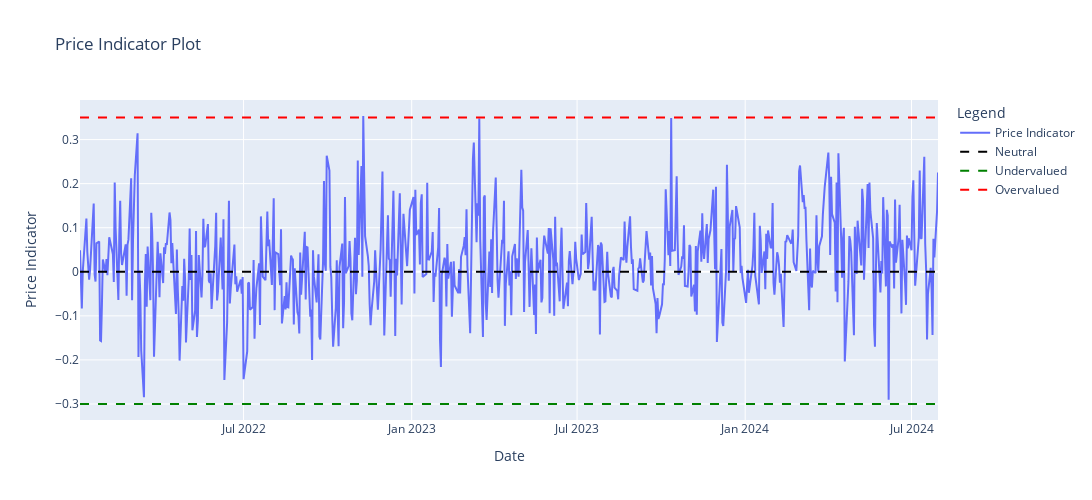

Notebook code for this chart:
### Markdown cell above
In this trading strategy, we define dynamic thresholds to classify the model's price predictions as undervalued or overvalued. These thresholds help generate trading signals based on the forecasted price movements:

+ **Lower Threshold** (-0.3): When the price indicator falls below this level, the asset is considered undervalued, signaling a potential buy opportunity.
+ **Upper Threshold** (0.35): When the price indicator rises above this level, the asset is considered overvalued, signaling a potential sell or hold decision.

These specific threshold values are not arbitrary. They were chosen with the goal of maximizing the Sharpe ratio, which measures risk-adjusted returns, while also minimizing maximum drawdown, a metric that reflects the largest loss from a peak to a trough in the strategy's performance. This optimization helps ensure that the trading strategy not only delivers profitable returns but also manages risk effectively.

### Code cell
# Plot price and indicator
fig = make_subplots()

# Add the Price Indicator line to the plot
fig.add_trace(go.Scatter(x=gold.index, y=gold['Price_indicator'], mode='lines', name='Price Indicator'))

# Define dynamic thresholds for indicators
lower_threshold = -0.3  # Threshold for Undervalued
upper_threshold = 0.35   # Threshold for Overvalued

# Add horizontal lines for Neutral, Undervalued, and Overvalued indicators
fig.add_trace(go.Scatter(x=[gold.index.min(), gold.index.max()], y=[0, 0], 
                         mode='lines', line=dict(color='black', dash='dash'), name='Neutral'))

fig.add_trace(go.Scatter(x=[gold.index.min(), gold.index.max()], y=[lower_threshold, lower_threshold], 
                         mode='lines', line=dict(color='green', dash='dash'), name='Undervalued'))

fig.add_trace(go.Scatter(x=[gold.index.min(), gold.index.max()], y=[upper_threshold, upper_threshold], 
                         mode='lines', line=dict(color='red', dash='dash'), name='Overvalued'))

# Update layout with titles and dimensions
fig.update_layout(
    title='Price Indicator Plot',
    xaxis_title='Date',
    yaxis_title='Price Indicator',
    legend_title='Legend',
    autosize=False,
    width=1100,
    height=500
)

# Display the plot
fig.show()

### Figure 1 — Plotly figure (JSON) as saved in the notebook; plotly's stock layout.template omitted (floating-point values rounded to 4 significant figures; data arrays with more than 128 entries replaced by an {"elided": "..."} marker saying what was removed)
{"data": [{"mode": "lines", "name": "Price Indicator", "type": "scatter", "x": {"elided": "646 str values"}, "y": {"elided": "646 float values"}}, {"line": {"color": "black", "dash": "dash"}, "mode": "lines", "name": "Neutral", "type": "scatter", "x": ["2022-01-03T00:00:00", "2024-07-30T00:00:00"], "y": [0, 0]}, {"line": {"color": "green", "dash": "dash"}, "mode": "lines", "name": "Undervalued", "type": "scatter", "x": ["2022-01-03T00:00:00", "2024-07-30T00:00:00"], "y": [-0.3, -0.3]}, {"line": {"color": "red", "dash": "dash"}, "mode": "lines", "name": "Overvalued", "type": "scatter", "x": ["2022-01-03T00:00:00", "2024-07-30T00:00:00"], "y": [0.35, 0.35]}], "layout": {"autosize": false, "height": 500, "legend": {"title": {"text": "Legend"}}, "title": {"text": "Price Indicator Plot"}, "width": 1100, "xaxis": {"anchor": "y", "domain": [0, 1], "title": {"text": "Date"}}, "yaxis": {"anchor": "x", "domain": [0, 1], "title": {"text": "Price Indicator"}}}}
